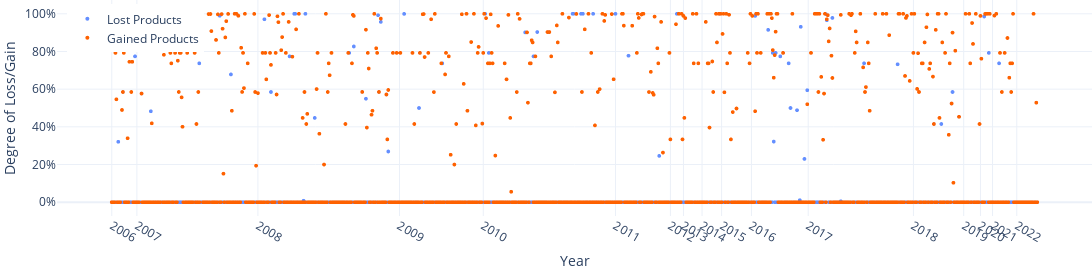

Write notebook code for a chart like this one.
### Code cell
fig = px.scatter(
    df_diff.rename(columns={'lost_products': 'Lost Products', 'gained_products': 'Gained Products'}),
    x='new_revision',
    y=['Lost Products', 'Gained Products'],
    labels={'value': 'Degree of Loss/Gain', 'new_revision': 'Year', 'variable': ''},
)
committer_date_x_axis(fig, column='new_revision')
percentage_y_axis(fig)
style_scatter(fig)
show(fig, 'products2', height=default_height)

### Figure 1 — Plotly figure (JSON) as saved in the notebook; plotly's stock layout.template omitted (floating-point values rounded to 4 significant figures; data arrays with more than 128 entries replaced by an {"elided": "..."} marker saying what was removed)
{"data": [{"hovertemplate": "=Lost Products<br>Year=%{x}<br>Degree of Loss/Gain=%{y}<extra></extra>", "legendgroup": "Lost Products", "marker": {"color": "#648FFF", "size": 4, "symbol": "circle"}, "mode": "markers", "name": "Lost Products", "showlegend": true, "type": "scattergl", "x": {"elided": "995 str values"}, "xaxis": "x", "y": {"elided": "995 float values"}, "yaxis": "y"}, {"hovertemplate": "=Gained Products<br>Year=%{x}<br>Degree of Loss/Gain=%{y}<extra></extra>", "legendgroup": "Gained Products", "marker": {"color": "#FE6100", "size": 4, "symbol": "circle"}, "mode": "markers", "name": "Gained Products", "showlegend": true, "type": "scattergl", "x": {"elided": "995 str values"}, "xaxis": "x", "y": {"elided": "995 float values"}, "yaxis": "y"}], "layout": {"height": 270, "legend": {"title": {"text": ""}, "tracegroupgap": 0, "x": 0.01, "xanchor": "left", "y": 0.98, "yanchor": "top"}, "margin": {"b": 0, "l": 0, "r": 0, "t": 0}, "width": 1500, "xaxis": {"anchor": "y", "domain": [0, 1], "ticktext": [2006, 2007, 2008, 2009, 2010, 2011, 2012, 2013, 2014, 2015, 2016, 2017, 2018, 2019, 2020, 2021, 2022], "tickvals": ["20061010230047-cba9ef552", "20070104164449-bfe1950c6", "20080105042641-5fee2e1a7", "20090122142714-f6107c7e8", "20100106085449-839fd7107", "20110118135248-3b5acaa43", "20120108164437-d45efd3a9", "20130106193050-cd776cf96", "20140110162615-1bdbf2645", "20150130171238-1cbe93cf4", "20160102011832-dbf5a6da6", "20170103122952-c6725b0af", "20180104102751-a034cab09", "20190106201216-4bdc914ff", "20200129135636-eb7f9acda", "20210101190828-5f2e00f66", "20220101135734-5f6817020"], "title": {"text": "Year"}}, "yaxis": {"anchor": "x", "domain": [0, 1], "tickformat": ",.0%", "title": {"text": "Degree of Loss/Gain"}}}}
